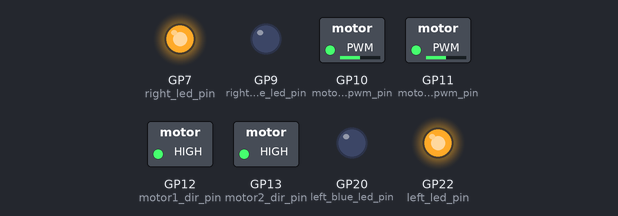
The program below on a simulated Raspberry Pi Pico running MicroPython. Shown: switched loads named in the program (green lamp = pin HIGH), output pins drawn as LEDs (lit = HIGH).

Above: at 0.1 s.
Timing chart, 0 to 1.6 s (numbered marks = the images above):
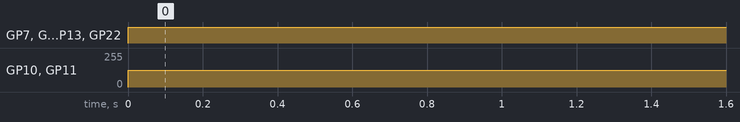

Measured:
- by itself, GP7 (right_led_pin), GP12 (motor1_dir_pin), GP13 (motor2_dir_pin), GP22 (left_led_pin): LOW → HIGH at 0.00 s
- by itself, GP10 (motor1_pwm_pin), GP11 (motor2_pwm_pin): 0/255 → 127/255 at 0.00 s

The program:

car_test3.py
```python
from machine import Pin, PWM
import machine
import utime

# Sensor pins
left_sensor_pin = Pin(3, Pin.IN)
right_sensor_pin = Pin(2, Pin.IN)

# Motor 1 pins
motor1_pwm_pin = Pin(10)
motor1_dir_pin = Pin(12, machine.Pin.OUT)
motor1_pwm = PWM(motor1_pwm_pin)

# Motor 2 pins
motor2_pwm_pin = Pin(11)
motor2_dir_pin = Pin(13, machine.Pin.OUT)
motor2_pwm = PWM(motor2_pwm_pin)

# LED pins
left_led_pin = Pin(22, Pin.OUT)
right_led_pin = Pin(7, Pin.OUT)
left_blue_led_pin = Pin(20, Pin.OUT)
right_blue_led_pin = Pin(9, Pin.OUT)
# Set PWM frequency for motors
pwm_frequency = 1000
motor1_pwm.freq(pwm_frequency)
motor2_pwm.freq(pwm_frequency)

def motors_speed(left_wheel_speed, right_wheel_speed):
    # Control direction
    motor1_dir_pin.value(1 if left_wheel_speed > 0 else 0)
    motor2_dir_pin.value(1 if right_wheel_speed > 0 else 0)

    # Set PWM duty cycle
    left_wheel_speed = max(0, min(100, abs(left_wheel_speed)))
    left_wheel_speed = int((left_wheel_speed / 100) * 65535)
    motor1_pwm.duty_u16(left_wheel_speed)

    right_wheel_speed = max(0, min(100, abs(right_wheel_speed)))
    right_wheel_speed = int((right_wheel_speed / 100) * 65535)
    motor2_pwm.duty_u16(right_wheel_speed)

def get_tracking():
    left = left_sensor_pin.value()
    right = right_sensor_pin.value()

    if left == 0 and right == 0:
        return 0
    elif left == 0 and right == 1:
        return 1
    elif left == 1 and right == 0:
        return 10
    elif left == 1 and right == 1:
        return 11

while True:
    tracking_state = get_tracking()

    if tracking_state == 0:
        timer = utime.ticks_ms()  # Start timer when both sensors detect white


        while utime.ticks_diff(utime.ticks_ms(), timer) < 1500 and tracking_state == 0:
             tracking_state = get_tracking()
             motors_speed(30, -30)  # Rotate in one direction
             left_led_pin.off()
             right_led_pin.off()  # Turn on right LED
             left_blue_led_pin.on()#
             right_blue_led_pin.on()
        timer = utime.ticks_ms()  # Start timer when both sensors detect white

        while utime.ticks_diff(utime.ticks_ms(), timer) < 3000 and tracking_state == 0:
             tracking_state = get_tracking()
             motors_speed(-30, 30)  # Switch direction
             left_led_pin.off()
             right_led_pin.off()  # Turn on right LED
             left_blue_led_pin.on()  #
             right_blue_led_pin.on()

    elif tracking_state == 10:
        motors_speed(-30, 30)  # Turn right
        left_led_pin.off()
        right_led_pin.on()  # Turn on right LED

    elif tracking_state == 1:
        motors_speed(30, -30)  # Turn left
        left_led_pin.on()  # Turn on left LED
        right_led_pin.off()

    elif tracking_state == 11:
        motors_speed(50, 50)  # Move forward
        left_led_pin.on()  # Turn on left LED
        right_led_pin.on()  # Turn on right LED
```
